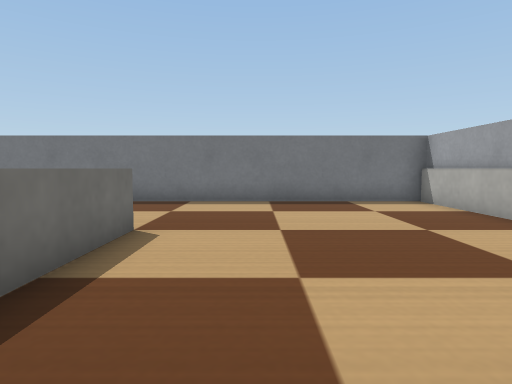
[1] (above)

24 first-person views from a walk through a Webots world. The camera is 0.05 m above the floor, tilts 4° down and sees 75° across. The floor is counted in squares, 0.05 m on a side. Each view is taken from the middle of a square. On the plan, view 1 faces up. The plan holds only what a view shows up to about 12 squares ahead; the rest is blank. The robots in the file are not drawn. Webots' stock objects and surfaces are drawn as simple stand-ins.

[2]
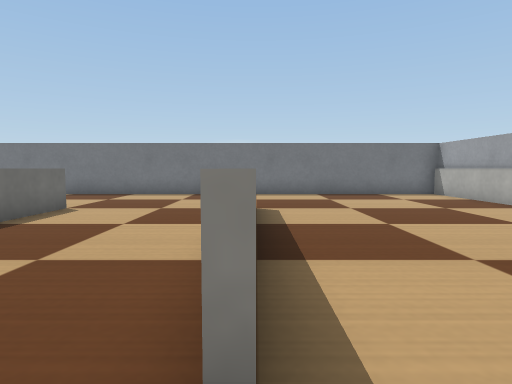

[3]
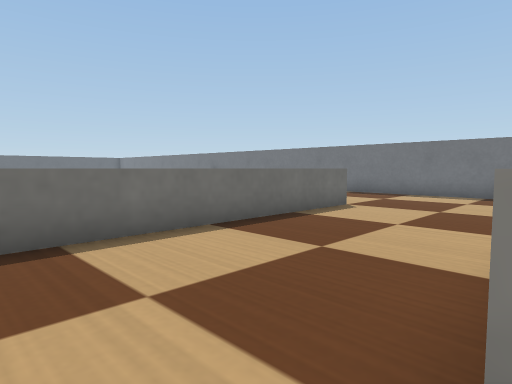

[4]
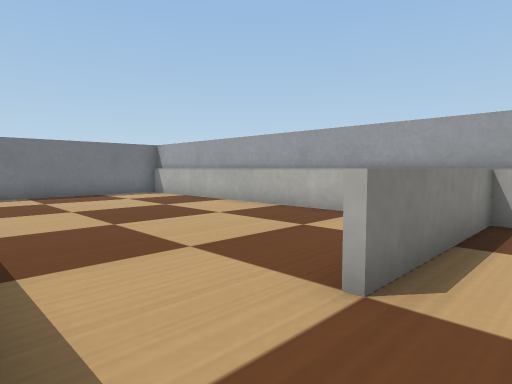

[5]
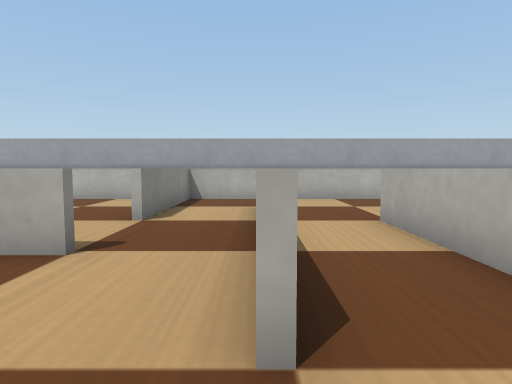

[6]
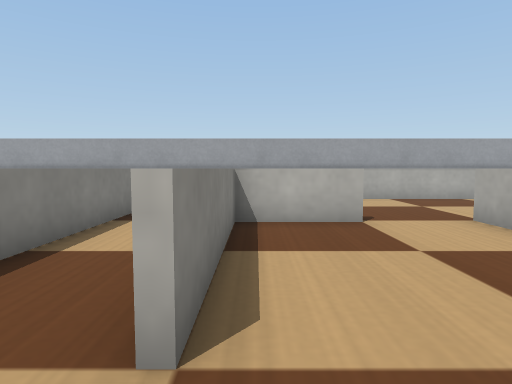

[7]
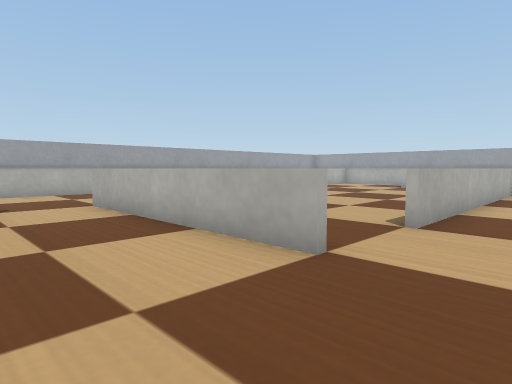

[8]
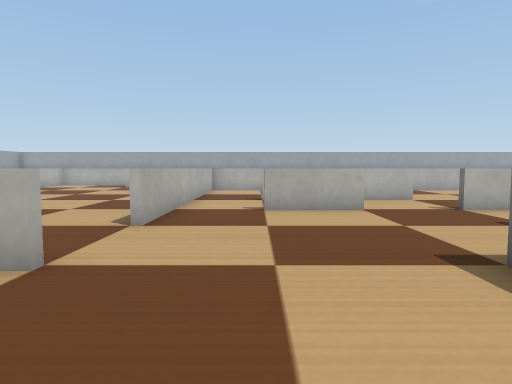

[9]
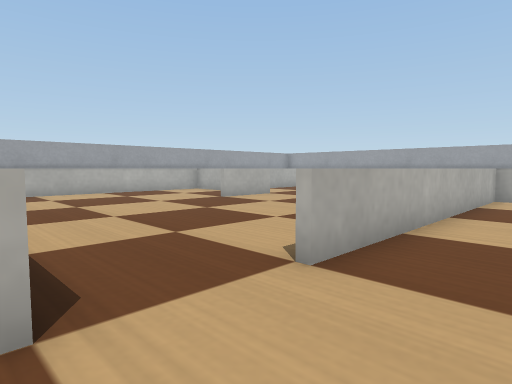

[10]
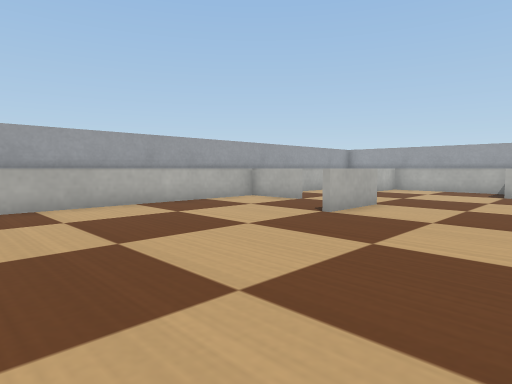

[11]
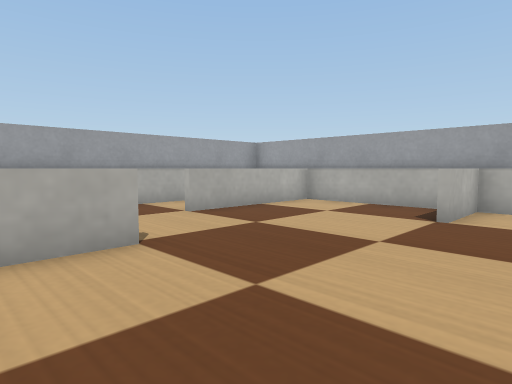

[12]
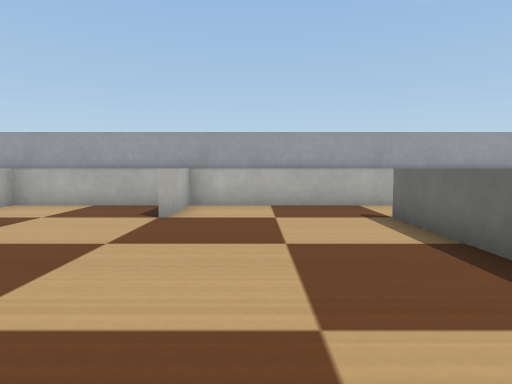

[13]
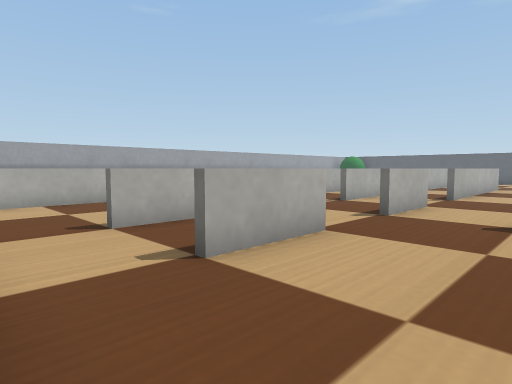

[14]
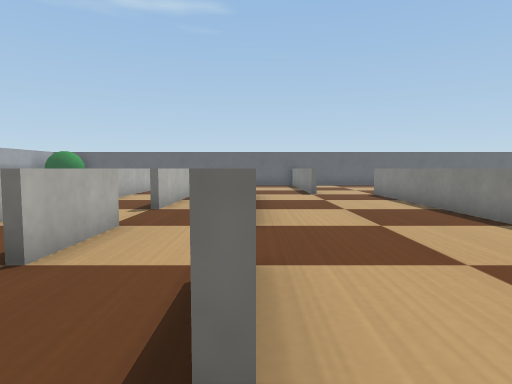

[15]
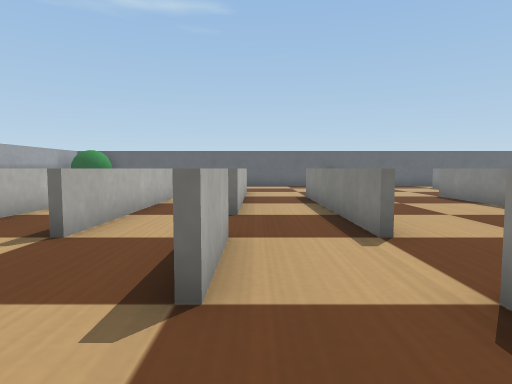

[16]
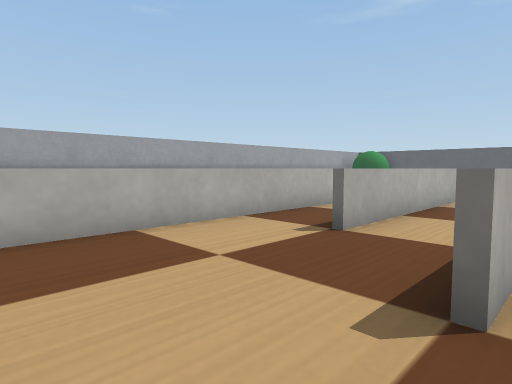

[17]
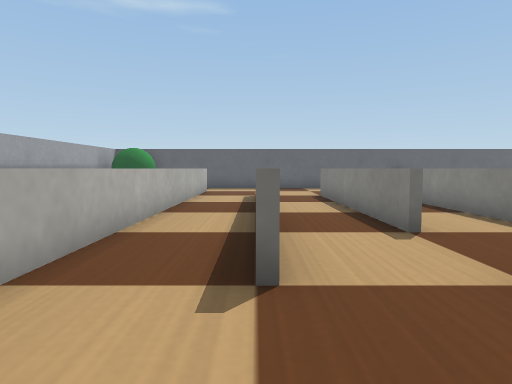

[18]
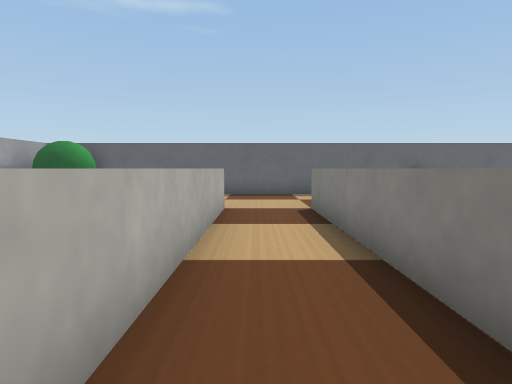

[19]
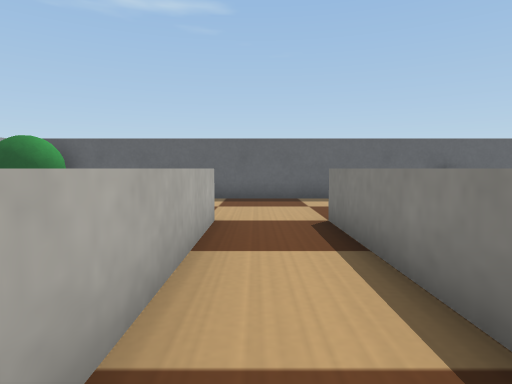

[20]
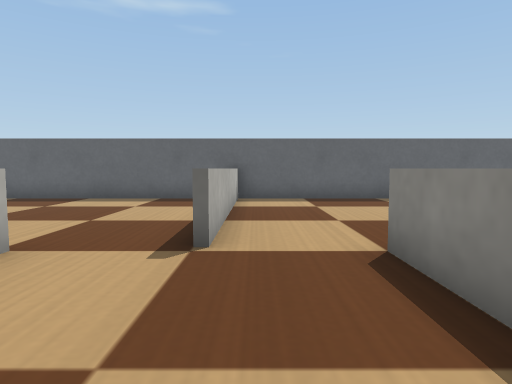

[21]
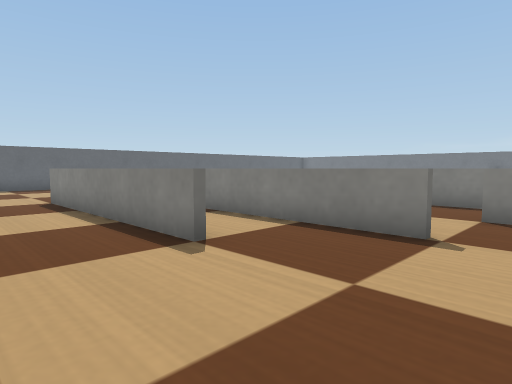

[22]
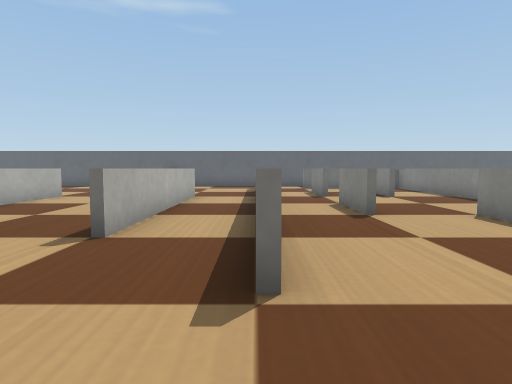

[23]
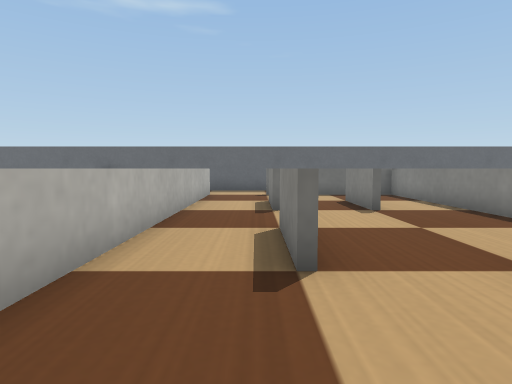

[24]
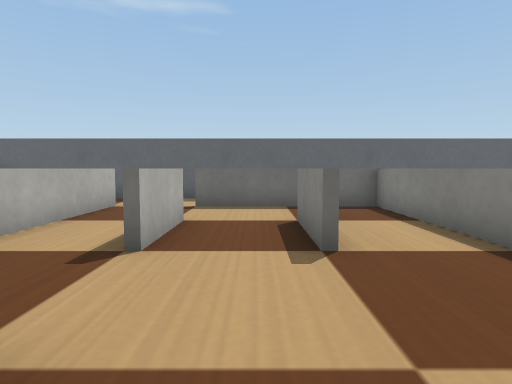

### Floor plan
Points are (right, up) in squares from view 1. A wall is a line through its corners. A room is listed if a view was taken in it or the views show most of it. See-through windows are left out.
Room 1 (views 1, 2, 3, 4, 5, 6, 7, 8, 9, 10, 11, 12, 13, 14, 15, 16, 17, 18, 19, 20, 21, 22, 23, 24)
walls: (-16.5, -9) (-21.9, -9); (-15.9, -6.6) (-16.5, -6.6); (-16.8, -4.2) (-18.1, -4.2); (-18.8, -11.4) (-26, -11.4); (-6.9, -11.2) (0.5, -11.2); (-11.6, -16) (-9.1, -16); (-16.5, -16) (-14, -16); (-21.1, -6.6) (-23.6, -6.6); (-20.1, -4.2) (-21.2, -4.2); (-18.8, -16.2) (-25.9, -16.2); (-14, -18.6) (-12.4, -18.6); (-10.9, -18.6) (-9.1, -18.6); (-3, -6.4) (0.5, -6.4); (-21, -16) (-18.8, -16); (-18.9, -18.4) (-16.4, -18.4); (-21.1, -18.6) (-28.5, -18.6); (-2.2, -1.9) (-2.2, -1); (-26, -11.2) (-18.8, -11.2); (0.2, -9) (0.2, -6.6) (-4.5, -6.6); (-26.1, -6.6) (-28.2, -6.6); (-24.7, -1.8) (-30.8, -1.8) (-30.8, -6.6); (-26, -4.2) (-28.5, -4.2); (-10.9, -23.2) (-7, -23.2) (-7, -13.7); (-26, -16) (-23, -16); (-6.8, -22.5) (-6.8, -25.9); (1.5, -4.2) (-2.5, -4.2); (-25.4, -18.4) (-21.1, -18.4); (-28.5, -6.4) (-26, -6.4); (-6.8, 5.5) (-6.8, -2.5); (0.2, -21) (0.2, -18.5); (-31, -8.8) (-20.2, -8.8); (5, -8.2) (5, -1.8) (0.4, -1.8); (-2, 5.5) (-2, 2.5); (-11.1, -28.2) (3.9, -28.2); (-28.5, -20.8) (-18.8, -20.8); (-7.8, -28) (-2.2, -28) (-2.2, -25.7); (2.8, -20.8) (4.2, -20.8); (5, 0) (5, 10.2); (-28, -23.2) (-14.6, -23.2); (-33.2, -13.6) (-26.1, -13.6); (-20.9, -28.2) (-15.2, -28.2); (5, -20) (5, -9.7); (5.2, -19.9) (5.2, 10.2) (-7.9, 10.2); (-1.4, -28) (2.6, -28) (2.6, -23.4); (-33.2, 3.6) (-33.2, -26.4); (5, -24.9) (5, -23.2); (-28.1, -28.2) (-25.4, -28.2); (5.2, -26.9) (5.2, -20.1); (-32.1, -28.2) (-30.6, -28.2)
objects: apple (-32, -27) to (-31, -26)

Positions as (right, up) in squares from view 1, and headings:
1: (0, 0), facing up
2: (-2, -3), facing up
3: (-2, -3), facing up-left
4: (-2, -3), facing up-right
5: (-6, -4), facing right
6: (-6, -7), facing right
7: (-9, -8), facing down-right
8: (-9, -8), facing down
9: (-9, -11), facing down-right
10: (-4, -12), facing down-right
11: (-4, -19), facing down-right
12: (-4, -19), facing down
13: (-7, -13), facing down-left
14: (-13, -16), facing left
15: (-14, -18), facing left
16: (-14, -18), facing down-left
17: (-16, -21), facing left
18: (-20, -20), facing left
19: (-22, -20), facing left
20: (-22, -13), facing left
21: (-15, -14), facing up-left
22: (-14, -9), facing left
23: (-18, -7), facing left
24: (-22, -5), facing left
